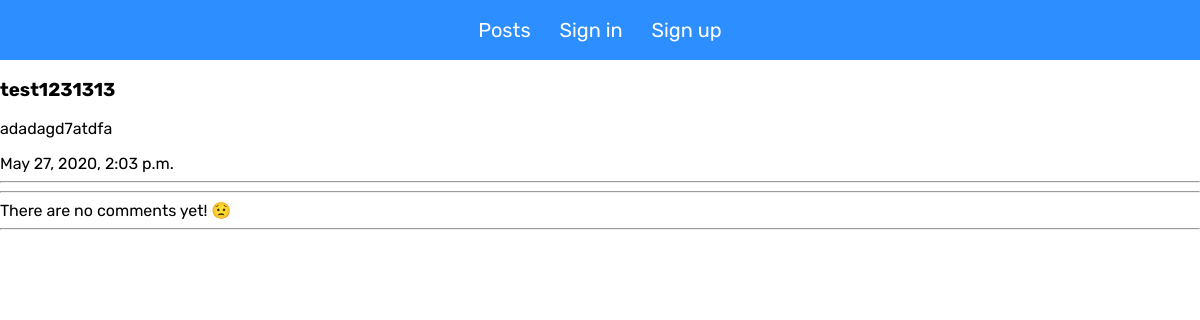
The app's page /12/ with its own data.
### postsfeed/apps/posts/models.py (models this page shows, shortened)
class Post(models.Model):
    title = models.CharField('title', max_length = 50)
    content = models.TextField('content')
    publication_date = models.DateTimeField('publication_date', auto_now = True)
    class Meta:
        verbose_name = 'Post'
        verbose_name_plural = 'Posts'

### postsfeed/apps/posts/views.py (the view)
# urls.py: path('<int:postId>/', views.specifiedPost, name = 'specifiedPost'),
def specifiedPost(request, postId):
    try:
        specifiedPost = Post.objects.get(id = postId)
    except:
        raise Http404('Post not found!')
    comments = specifiedPost.comment_set.order_by('-publication_date')
    return render(request, 'posts/specifiedPost.html', {
        'post': specifiedPost,
        'comments': comments
    })

### postsfeed/templates/posts/specifiedPost.html (shortened to what this page needs)
{% extends 'base.html' %}
{% block content %}
  <div>
    <h3>{{ post.title }}</h3>
    <p>{{ post.content }}</p>
    <em>{{ post.publication_date }}</em>
  </div>
  <hr>
  <hr>
    {% if comments %}
      {% for comment in comments %}
        <div>
          <b>{{ comment.author_name }}</b>
          <p>{{ comment.text }}</p>
          <em>{{ comment.publication_date }}</em>
        </div>
      {% endfor %}
    {% else %}
      <div>There are no comments yet! 😟</div>
    {% endif %}
  <hr>
{% endblock %}

### postsfeed/templates/base.html (style rules this page uses)
html { width: 100%; height: calc(var(--vh, 1vh) * 100); --main-blue: #2d8eff; }
body { margin: 0; padding: 0; font-family: 'Rubik', sans-serif; }
em { font-style: normal; }

### records on screen
Post: title "test1231313", content "adadagd7atdfa", publication_date "May 27, 2020, 2:03 p.m."
